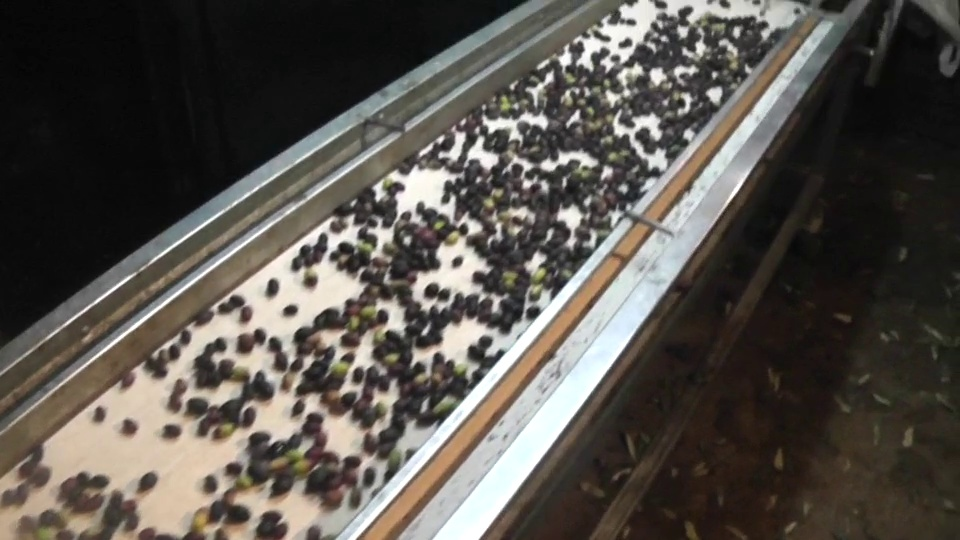
#> input picture frame70.jpg, 960 x 540 px, given in place of .frame0.jpg, which was not available
$ python transform_image_resolution.py --directory . --size 100 100   (older library calls are emulated)
#> lines starting #> are read from the running program, lines starting #| are printed output that depends on the picture
from PIL import Image
import os
import argparse


def rescale_images(directory, size):
#> called with directory = '.'
    for img in os.listdir(directory):
        im = Image.open(directory + img)
#> im is the input picture: PIL image 960x540 RGB; mean R, G, B 87.1, 82.4, 76.3
        im_resized = im.resize(size, Image.ANTIALIAS)
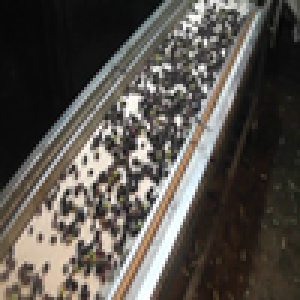
#> im_resized: PIL image 100x100 RGB (shown 3 times larger); mean R, G, B 87.1, 82.3, 76.2

        if im.mode in ["RGBA", "P"]:
            im_resized = im_resized.convert("RGB")

        im_resized.save(directory + img, format='JPEG', quality=95)
#> pass 2 of the loop in rescale_images, `for img in os.listdir(directory):`:
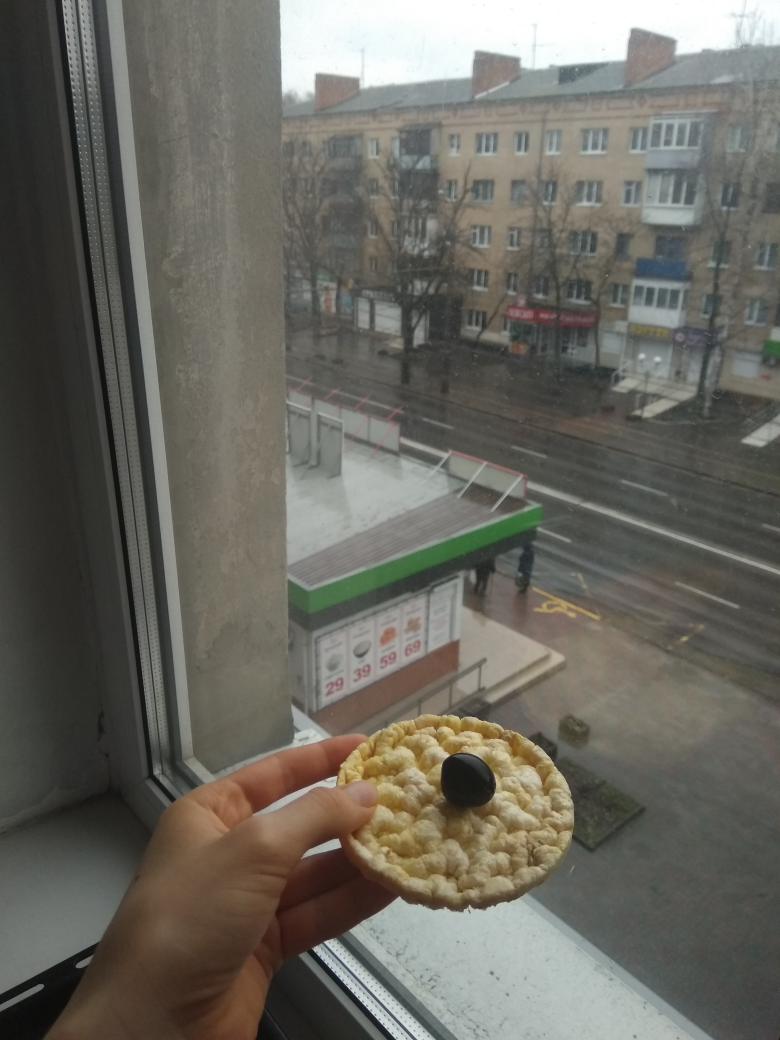
#> input picture image_example_1.jpg, 3120 x 4160 px, given in place of .frame70.jpg, which was not available (shown at 1/4 size)
#> in rescale_images, im is the input picture: PIL image 3120x4160 RGB; mean R, G, B 106.2, 104.3, 96.3
#> in rescale_images, `im_resized = im.resize(size, Image.ANTIALIAS)`:
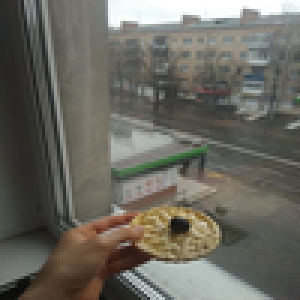
#> im_resized: PIL image 100x100 RGB (shown 3 times larger); mean R, G, B 106.2, 104.3, 96.3


if __name__ == '__main__':
    parser = argparse.ArgumentParser(description="Rescale images")
    parser.add_argument('-d', '--directory', type=str, required=True, help='Directory containing the images')
    parser.add_argument('-s', '--size', type=int, nargs=2, required=True, metavar=('width', 'height'),
                        help='Image size')
    args = parser.parse_args()
#> (the run stopped early here; a loop or call above may not have finished)
